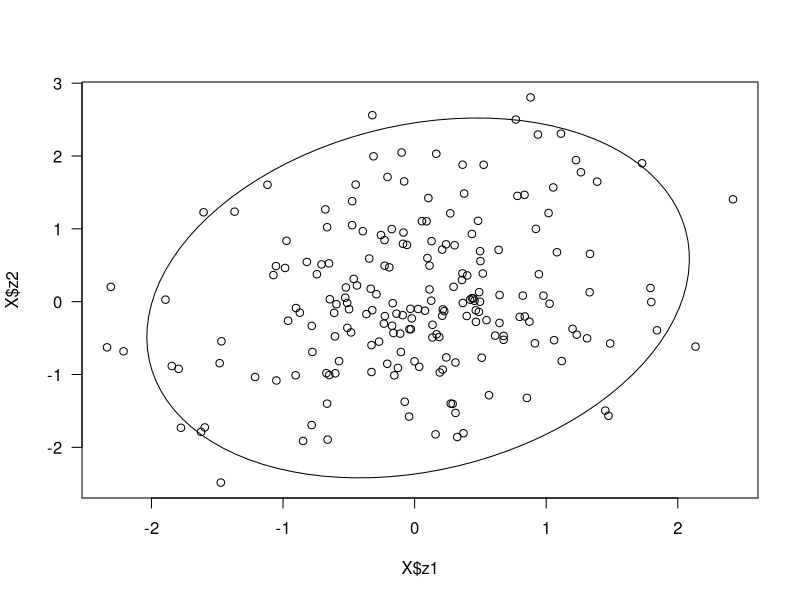
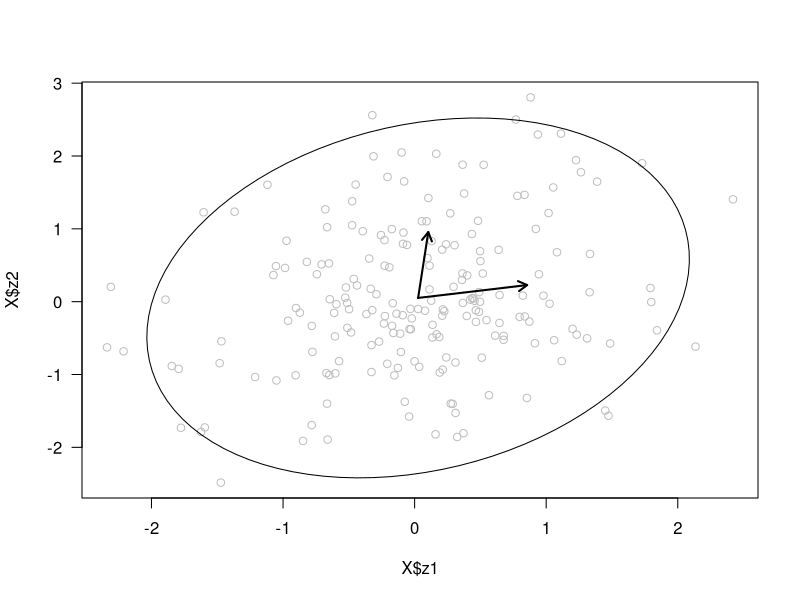
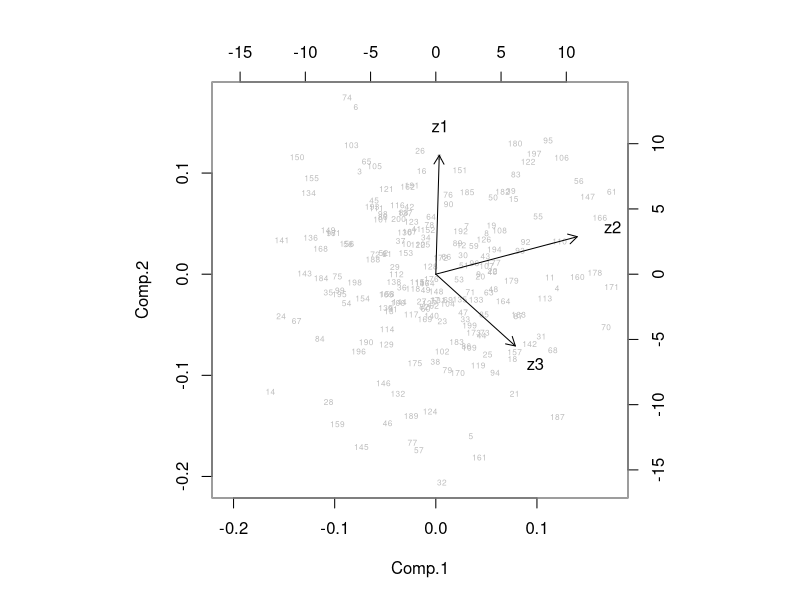

These figures' R source, in order:
## ---- chunk 1
knitr::opts_chunk$set(echo = TRUE)
## ---- chunk 2
cm = matrix(c(0.7, 0.2, -0.3,
              0.2, 1.2, 0.4,
              -0.3, 0.4, 0.6), 
              nrow=3)
cm
## ---- chunk 3
cm == t(cm)
## ---- chunk 4
cov2cor(cm)
## ---- chunk 5
library(MASS)
library(ellipse)
set.seed(1)

X = data.frame(mvrnorm(200, mu=c(0,0,0), Sigma=cm))
colnames(X) = c("z1", "z2", "z3")
head(X)
means = c(apply(X[,1:2], 2, mean))

plot(X$z1, X$z2, las=1)
lines(ellipse(cov(X[,1:2]), centre=means))
## ---- chunk 6
eigen(cm)
## ---- chunk 7
plot(X$z1, X$z2, las=1, col="grey")
lines(ellipse(cov(X[,1:2]), centre=means))
arrows(means[1], means[2], 
       means[1]+eigen(cm)$vectors[1,1], 
       means[2]+eigen(cm)$vectors[2,1],
       code=2, length=0.1, lwd=2)
arrows(means[1], means[2], 
       means[1]+eigen(cm)$vectors[1,2], 
       means[2]+eigen(cm)$vectors[2,2],
       code=2, length=0.1, lwd=2)
## ---- chunk 8
eigen(cm)$values/sum(eigen(cm)$values)
## ---- chunk 9
apply(eigen(cm)$vectors, 2, function(x) sqrt(sum(x^2)))
## ---- chunk 10
180/pi * acos(t(eigen(cm)$vectors[,1]) %*% eigen(cm)$vectors[,2])
## ---- chunk 11
cm
eigen(cm)$vectors %*% diag(eigen(cm)$values) %*% solve(eigen(cm)$vectors)
## ---- chunk 12
eigen(cm)$vectors[1:2, 1:2] %*% 
diag(eigen(cm)$values)[1:2, 1:2] %*% 
solve(eigen(cm)$vectors)[1:2, 1:2]
## ---- chunk 13
dim(as.matrix(X))
dim(as.matrix(eigen(cm)$vectors[,1]))

t1 = as.matrix(X) %*% eigen(cm)$vectors[,1]
t2 = as.matrix(X) %*% eigen(cm)$vectors[,2]
t3 = as.matrix(X) %*% eigen(cm)$vectors[,3]

c(var(X[,1]), var(X[,2]), var(X[,3]))
c(var(t1), var(t2), var(t3))
## ---- chunk 14
var(t1) + var(t2) + var(t3)
var(X[,1]) + var(X[,2]) + var(X[,3])
## ---- chunk 15
pca = princomp(X)
summary(pca)
## ---- chunk 16
pca$sdev^2/sum(pca$sdev^2)
eigen(cm)$values/sum(eigen(cm)$values)
## ---- chunk 17
pca$loadings[1:3, 1:3]
## ---- chunk 18
biplot(pca, col=c("grey", "black"), cex=c(.5, 1))
## ---- chunk 19
XX = as.data.frame(scale(X))
y = 0.5*XX$z1 -0.3*XX$z2 + 0.2*XX$z3 + rnorm(200, 0, 1)

m0 = lm(y~XX$z1+XX$z2+XX$z3)
summary(m0)
## ---- chunk 20
pca = princomp(XX)
pc1 = pca$scores[,1]
pc2 = pca$scores[,2]
pc3 = pca$scores[,3]

m3 = lm(y~pc1+pc2+pc3)
## ---- chunk 21
summary(m3)
## ---- chunk 22
Q = pca$loadings
b = as.matrix(summary(m3)$coefficients[-1,1])
dim(Q)
dim(b)
Q %*% b
## ---- chunk 23
m1 = lm(y~pc1)
summary(m1)
## ---- chunk 24
pca$loadings[1:3, 1:3]
